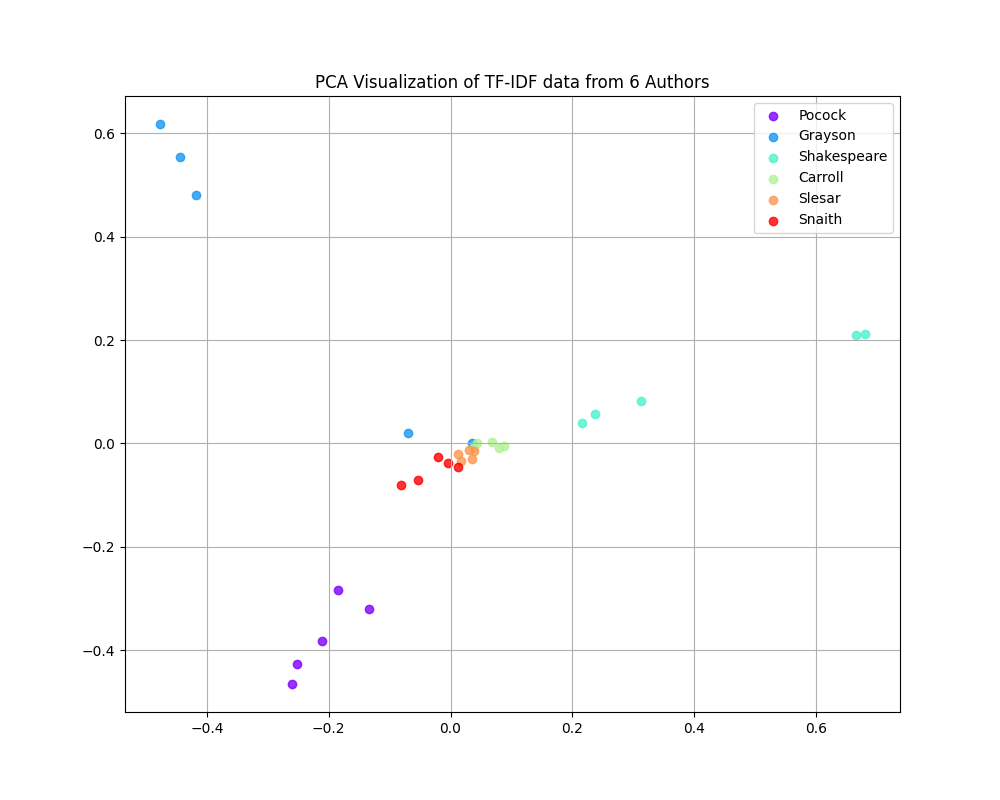

The Python source for this figure:
# All rights reserved.
#
# This code is proprietary and confidential. Any unauthorized use, copying,
# modification, or distribution is strictly prohibited.
#
# Sachin Chhetri, [2024]

from sklearn.feature_extraction.text import TfidfVectorizer
from sklearn.naive_bayes import MultinomialNB
from sklearn.svm import SVC  # Support Vector Machine
from sklearn.metrics import accuracy_score
import os
from sklearn.linear_model import LogisticRegression
from sklearn.ensemble import RandomForestClassifier
import matplotlib.pyplot as plt
from sklearn.decomposition import PCA
import numpy as np

def load_data(directory):
    dirs = [d for d in os.listdir(directory) if os.path.isdir(os.path.join(directory, d))]
    corpus = []
    labels = []
    files = []
    for dir in dirs:
        training = os.listdir(f'{directory}/{dir}')
        for book in training:
            files.append(book)
            labels.append(dir)
            all_words = ''
            with open(f'{directory}/{dir}/{book}', 'r', encoding='utf-8') as f:
                for line in f:
                    all_words += line.strip() + ' '
            corpus.append(all_words)
    return corpus, labels, files, dirs

def train_models(corpus, labels):
    vectorizer = TfidfVectorizer(stop_words='english', min_df=2, max_df=0.5)
    tfid_vect_results = vectorizer.fit_transform(corpus)

    # Training Naive Bayes
    nb_clf = MultinomialNB().fit(tfid_vect_results, labels)

    # Training SVM
    svm_clf = SVC(kernel='linear', probability=True).fit(tfid_vect_results, labels)

    # Training Logistic Regression
    lr_clf = LogisticRegression(max_iter=1000).fit(tfid_vect_results, labels)

    # Training Random Forest
    rf_clf = RandomForestClassifier(n_estimators=100).fit(tfid_vect_results, labels)

    return nb_clf, svm_clf, lr_clf, rf_clf, vectorizer

def predict_and_report(clf, vectorizer, new_directory, actual_labels=None):
    new_books = os.listdir(new_directory)
    all_predictions = []
    for book in new_books:
        all_words = ''
        with open(f'{new_directory}/{book}', 'r', encoding='utf-8') as f:
            for line in f:
                all_words += line.strip() + ' '
        tfid_vect_results = vectorizer.transform([all_words])
        prediction = clf.predict(tfid_vect_results)[0]
        all_predictions.append(prediction)
        print(f'For {book}, the predicted author is: {prediction}')

    # Only calculate accuracy if actual labels are provided and match the number of predictions
    if actual_labels and len(actual_labels) == len(all_predictions):
        accuracy = accuracy_score(actual_labels, all_predictions)
        print(f"Accuracy: {accuracy * 100:.2f}%")
    else:
        print("No accuracy calculation due to label mismatch or labels not provided.")

def plot_pca(tfid_vect_results, labels, dirs):
    pca = PCA(n_components=2)  # Reduce to two dimensions for visualization
    reduced_data = pca.fit_transform(tfid_vect_results.toarray())

    # Prepare labels array for colors
    unique_labels = list(set(labels))
    color_map = plt.cm.rainbow(np.linspace(0, 1, len(unique_labels)))  # Generate a color map
    label_color = {label: color_map[i] for i, label in enumerate(unique_labels)}

    # Plot the PCA
    plt.figure(figsize=(10, 8))
    for label, color in label_color.items():
        condition = np.array(labels) == label
        plt.scatter(reduced_data[condition, 0], reduced_data[condition, 1], label=label, alpha=0.8, color=color)
    plt.title('PCA Visualization of TF-IDF data from 6 Authors')
    plt.legend(loc='best', shadow=False, scatterpoints=1)
    plt.grid(True)
    plt.savefig('Part2.png')
    plt.show()
def main():
    directory = 'TrainingNewBooks'
    new_directory = 'TestingBook'
    corpus, labels, files, dirs = load_data(directory)
    nb_clf, svm_clf, lr_clf, rf_clf, vectorizer = train_models(corpus, labels)

    print("Generating PCA visualization...")
    plot_pca(vectorizer.transform(corpus), labels, dirs)

    new_labels = ['Carroll', 'Grayson', 'Pocock', 'Shakespeare', 'Slesar', 'Snaith']

    print("\nNaive Bayes Predictions:")
    predict_and_report(nb_clf, vectorizer, new_directory, new_labels)

    print("\nSVM Predictions:")
    predict_and_report(svm_clf, vectorizer, new_directory, new_labels)

    print("\nLogistic Regression Predictions:")
    predict_and_report(lr_clf, vectorizer, new_directory, new_labels)

    print("\nRandom Forest Predictions:")
    predict_and_report(rf_clf, vectorizer, new_directory, new_labels)

if __name__ == "__main__":
    main()

